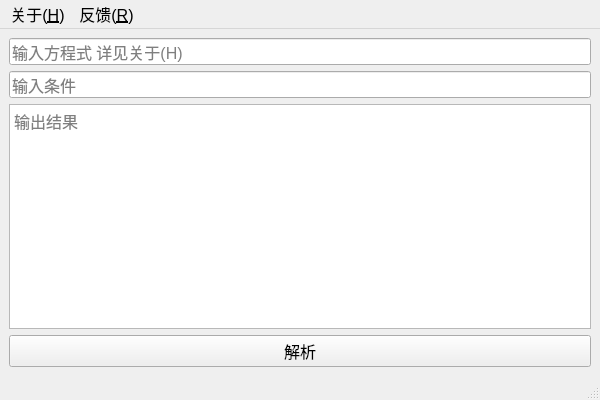
<?xml version="1.0" encoding="UTF-8"?>
<ui version="4.0">
 <class>MainWindow</class>
 <widget class="QMainWindow" name="MainWindow">
  <property name="geometry">
   <rect>
    <x>0</x>
    <y>0</y>
    <width>600</width>
    <height>400</height>
   </rect>
  </property>
  <property name="minimumSize">
   <size>
    <width>600</width>
    <height>400</height>
   </size>
  </property>
  <property name="font">
   <font>
    <family>Arial</family>
    <pointsize>12</pointsize>
   </font>
  </property>
  <property name="windowTitle">
   <string>热化学反应解析器</string>
  </property>
  <widget class="QWidget" name="centralwidget">
   <layout class="QVBoxLayout" name="verticalLayout">
    <item>
     <widget class="QLineEdit" name="lineEdit">
      <property name="toolTip">
       <string notr="true"/>
      </property>
      <property name="placeholderText">
       <string>输入方程式 详见关于(H)</string>
      </property>
     </widget>
    </item>
    <item>
     <widget class="QLineEdit" name="lineEdit2">
      <property name="placeholderText">
       <string>输入条件</string>
      </property>
     </widget>
    </item>
    <item>
     <widget class="QPlainTextEdit" name="plainTextEdit">
      <property name="enabled">
       <bool>true</bool>
      </property>
      <property name="sizePolicy">
       <sizepolicy hsizetype="Expanding" vsizetype="MinimumExpanding">
        <horstretch>0</horstretch>
        <verstretch>0</verstretch>
       </sizepolicy>
      </property>
      <property name="toolTip">
       <string notr="true"/>
      </property>
      <property name="readOnly">
       <bool>true</bool>
      </property>
      <property name="placeholderText">
       <string>输出结果</string>
      </property>
     </widget>
    </item>
    <item>
     <widget class="QPushButton" name="pushButton">
      <property name="font">
       <font>
        <family>Arial</family>
        <pointsize>12</pointsize>
       </font>
      </property>
      <property name="cursor">
       <cursorShape>PointingHandCursor</cursorShape>
      </property>
      <property name="text">
       <string>解析</string>
      </property>
     </widget>
    </item>
   </layout>
  </widget>
  <widget class="QStatusBar" name="statusBar"/>
  <widget class="QMenuBar" name="menuBar">
   <widget class="QMenu" name="menu_H">
    <property name="title">
     <string>关于(&amp;H)</string>
    </property>
    <addaction name="action_H"/>
    <addaction name="separator"/>
    <addaction name="action_D"/>
    <addaction name="action_Qt"/>
    <addaction name="action_this"/>
   </widget>
   <widget class="QMenu" name="menu_R">
    <property name="title">
     <string>反馈(&amp;R)</string>
    </property>
    <addaction name="action_github"/>
    <addaction name="action_bug"/>
   </widget>
   <addaction name="menu_H"/>
   <addaction name="menu_R"/>
  </widget>
  <action name="action_github">
   <property name="checkable">
    <bool>false</bool>
   </property>
   <property name="text">
    <string>源代码获取</string>
   </property>
  </action>
  <action name="action_bug">
   <property name="text">
    <string>报告bug</string>
   </property>
  </action>
  <action name="action_H">
   <property name="text">
    <string>使用辅助</string>
   </property>
  </action>
  <action name="action_D">
   <property name="text">
    <string>关于开发</string>
   </property>
  </action>
  <action name="action_Qt">
   <property name="text">
    <string>关于Qt</string>
   </property>
  </action>
  <action name="action_this">
   <property name="text">
    <string>关于解析器</string>
   </property>
  </action>
 </widget>
 <resources/>
 <connections/>
</ui>
